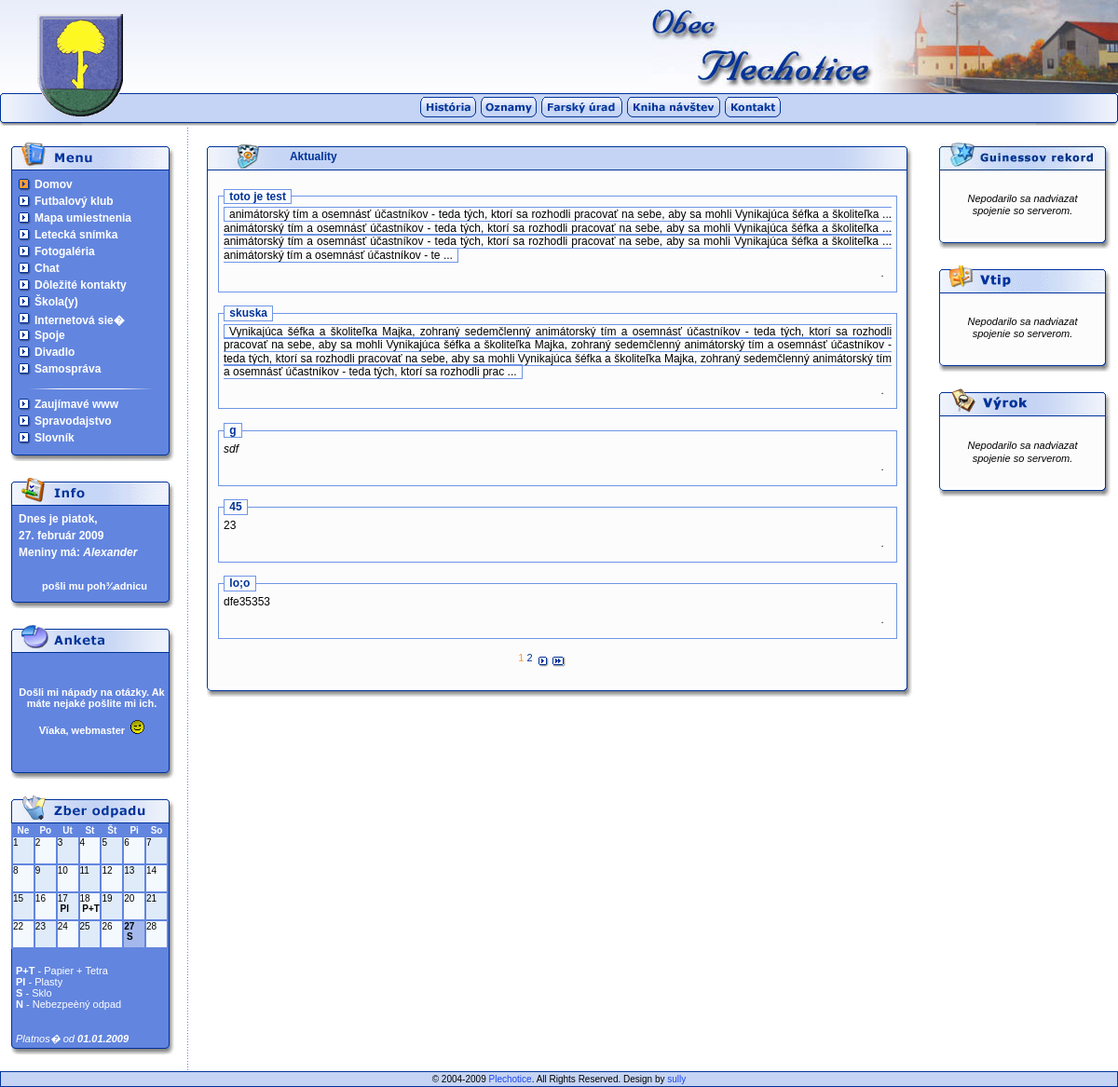
Before: / with the older database file.
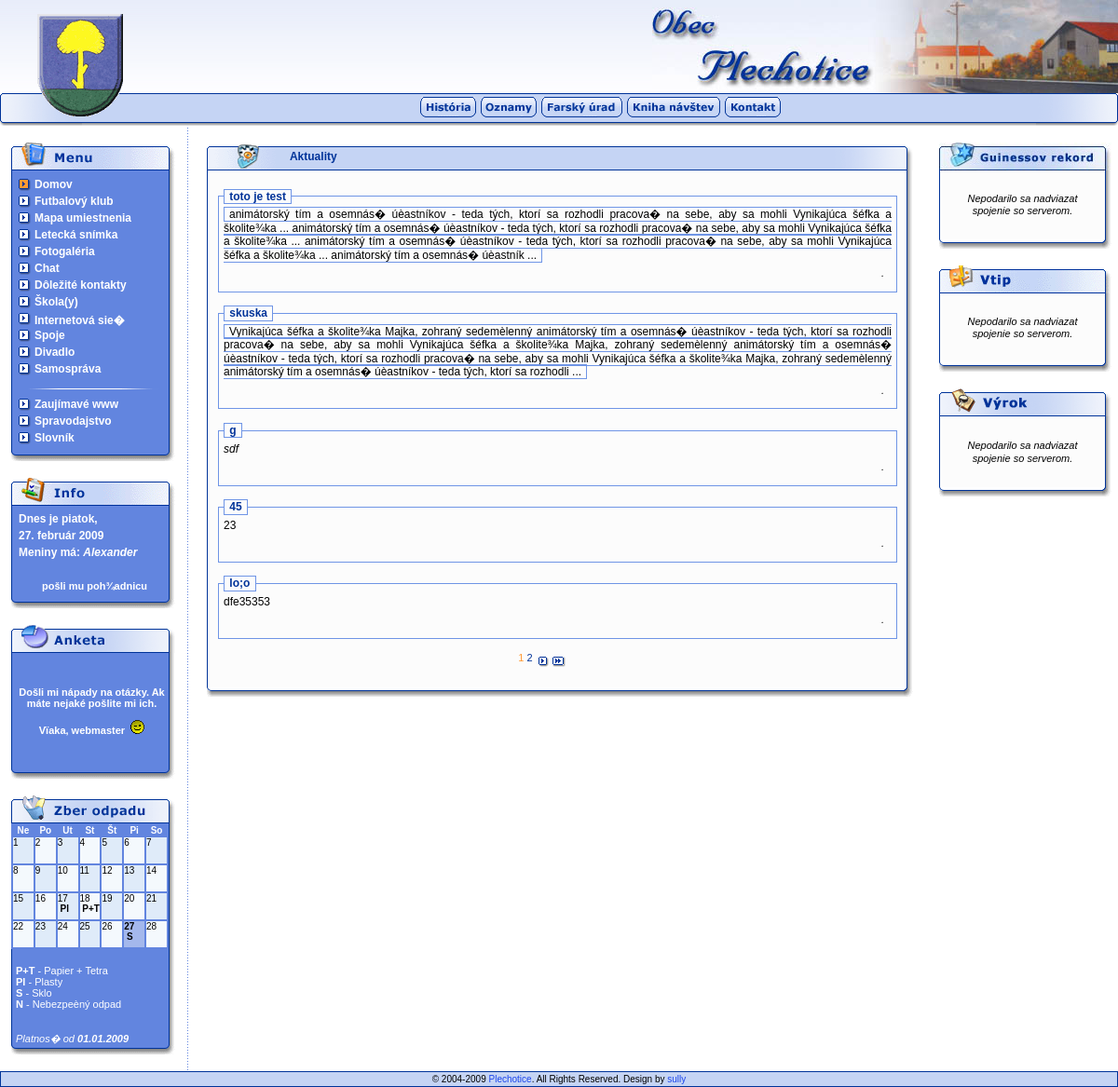
After: the same page with the newer database file.
### tables this page shows
CREATE TABLE aktuality (
  id tinyint(3) unsigned NOT NULL auto_increment,
  nazov text,
  pridany date default NULL,
  text text,
  PRIMARY KEY  (id),
  KEY id (id)
) TYPE=MyISAM;

### src/aktuality.php (the view, shortened to what this page needs)
<table cellpadding="0" cellspacing="0" border="0" width="95%" align="center">
	<tr>
		<td width="89" height="30" background="./imgs/main_lista_left.gif" align="center" valign="middle"><img src="./imgs/icon_aktuality.gif" width="23" height="26"></td>
		<td width="*" height="30" background="./imgs/main_lista_middle.gif" class="oznamNazov">Aktuality</td>
		<td width="84" height="30" background="./imgs/main_lista_right.gif" align="center" valign="middle">&nbsp;</td>
	</tr>
</table>
<?
if (!empty($record)){
	$stmt = "select * from aktuality where id=$record";
	if (@!($result = mysql_query($stmt, $link))){
		exit;
	}
	$row = mysql_fetch_object($result)
	?>
	<table cellpadding="0" cellspacing="0" border="0" width="95%" align="center">
	<tr>
		<td width="2" background="./imgs/main_body_left.gif"><img src="./imgs/blank.gif"></td>
		<td width="*" bgcolor="#fcfcfc" class="textmain">
			<div class="oznamNazov"><? echo $row->nazov; ?></div><br>&nbsp;&nbsp;&nbsp;&nbsp;<? echo $row->text; ?><br><br>
		</td>
		<td width="7" background="./imgs/main_body_right.gif"><img src="./imgs/blank.gif"></td>
	</tr>
</table>
<?
} else {
?>
<table cellpadding="0" cellspacing="0" border="0" width="95%" align="center">
	<tr>
		<td width="2" background="./imgs/main_body_left.gif"><img src="./imgs/blank.gif"></td>
		<td width="*" bgcolor="#fcfcfc" class="textmain"><br>
<?
$stmt = "select * from aktuality";
if (@!($result = mysql_query($stmt, $link))){
	exit;
}
$num_akt = mysql_num_rows($result);
if (empty($begin)) $begin = 0;
$pocetAkt = 5;
$stmt = "select * from aktuality order by id desc limit " . $begin . ", " . $pocetAkt . "";
if (@!($result = mysql_query($stmt, $link))){
	exit;
}
$pocet = mysql_num_rows($result);
if ($pocet != 0){
	while ($row = mysql_fetch_object($result)){
		printf("<fieldset lang=\"sk\" class=\"aktuality\">
							<legend class=\"legenda\">&nbsp;%s&nbsp;</legend>%s<br><div align=\"right\" class=\"textmain\" style=\"text-align:right;font-size:11px;line-height:14px;\"><i>%s</i></div>
						</fieldset><br>",	$row->nazov, otvor_aktualitu(nl2br($row->text),$row->id), modifyDate($row->pridany));
	}
}
if ($num_akt > $pocetAkt){
$pocetStran = ceil($num_akt/$pocetAkt);
$pomocneCiselko = ($pocetStran-1)*$pocetAkt;
$prem = ($begin/$pocetAkt)+1;
echo "
<table cellpadding=\"0\" cellspacing=\"0\" border=\"0\" width=\"95%\">
	<tr>
		<td align=\"center\">";
	echo "<span class=\"link\" style=\"font-size:11px\">&nbsp;";
		for ($i=1; $i<=$pocetStran; $i++){
			if ($prem == $i){
				echo "<font color=\"#FF9933\">$i</font>";
			}else {
				$xx = $i-1;
				echo "&nbsp;<a href=\"?menu=0&begin=" . ($xx*$pocetAkt) . "\" class=\"link\" style=\"font-size:11px\">" . $i . "&nbsp;</a>";
			}
		}
	echo "&nbsp;</span>";
		if ($begin != $pomocneCiselko){
	echo "<a href=\"?menu=0&begin=" . ($begin+$pocetAkt) . "\" title=\"O " . $pocetAkt . " prispevkov dozadu\"><img src=\"./imgs/arrows_ra.gif\" border=\"0\" style=\"vertical-align:middle;\"></a>
				<a href=\"?menu=0&begin=" . $pomocneCiselko . "\" title=\"Na koniec\"><img src=\"./imgs/arrowz_ra.gif\" border=\"0\" style=\"vertical-align:middle;\"></a>";
		}
	echo"
		</td>
	</tr>
</table>";
}
?>
			<br>
		</td>
		<td width="7" background="./imgs/main_body_right.gif"><img src="./imgs/blank.gif"></td>
	</tr>
</table>
<?
}
?>
<table cellpadding="0" cellspacing="0" border="0" width="95%" align="center">
	<tr>
		<td width="5" height="10" background="./imgs/main_bottom_left.gif"><img src="./imgs/blank.gif"></td>
		<td width="*" height="10" background="./imgs/main_bottom_middle.gif"><img src="./imgs/blank.gif"></td>
		<td width="10" height="10" background="./imgs/main_bottom_right.gif"><img src="./imgs/blank.gif"></td>
	</tr>
</table>

### common.php (shortened to what this page needs)
<?php
function modifyDate($date){
	$date =  "$datumik[3]. $month $datumik[1]";
	return $date;
}
function colorArrow($x){
	global $menu;
	if ($menu == $x) $arrow = "<img src=\"./imgs/arrow_menu_active.gif\">";
	else $arrow = "<img src=\"./imgs/arrow_menu.gif\">";
	return $arrow;
}
function datumik(){
	switch (date("w")) {
	  case 5: $den = "piatok,&nbsp;&nbsp;<br>"; break;
	}
	switch (date("F")) {
	  case "February": $month="február"; break;
	}
$datumik = $den . date("j. ") . $month . date(" Y") . "&nbsp;&nbsp;";
return $datumik;
}
function otvor_aktualitu($text,$id){
	global $menu;
	if (strlen($text) < 500) {
		$mz_text = substr($text,0,500);
		return $mz_text;
	}else {
		$mz_text = substr($text,0,500). " ... ";
	}
	$mz_text = "<a href=\"?menu=$menu&record=$id\" class=\"aktuality\">$mz_text</a>";
	return $mz_text;
}
?>

Changed rows visible on the page:
changed aktuality "toto je test": mz_text "animátorský tím a osemnásť účastníkov - teda tých, ktorí sa rozhodli pracovať na sebe, aby sa mohli Vynikajúca šéfka a školiteľka ... animátorský tím a osemnásť účastníkov - teda tých, ktorí sa rozhodli pracovať na sebe, aby sa mohli Vynikajúca šéfka a školiteľka ... animátorský tím a osemnásť účastníkov - teda tých, ktorí sa rozhodli pracovať na sebe, aby sa mohli Vynikajúca šéfka a školiteľka ... animátorský tím a osemnásť účastníkov - te ..." → "animátorský tím a osemnás� úèastníkov - teda tých, ktorí sa rozhodli pracova� na sebe, aby sa mohli Vynikajúca šéfka a školite¾ka ... animátorský tím a osemnás� úèastníkov - teda tých, ktorí sa rozhodli pracova� na sebe, aby sa mohli Vynikajúca šéfka a školite¾ka ... animátorský tím a osemnás� úèastníkov - teda tých, ktorí sa rozhodli pracova� na sebe, aby sa mohli Vynikajúca šéfka a školite¾ka ... animátorský tím a osemnás� úèastník ..."
changed aktuality "skuska": text "Vynikajúca šéfka a školiteľka Majka, zohraný sedemčlenný animátorský tím a osemnásť účastníkov - teda tých, ktorí sa rozhodli pracovať na sebe, aby sa mohli Vynikajúca šéfka a školiteľka Majka, zohraný sedemčlenný animátorský tím a osemnásť účastníkov - teda tých, ktorí sa rozhodli pracovať na sebe, aby sa mohli Vynikajúca šéfka a školiteľka Majka, zohraný sedemčlenný animátorský tím a osemnásť účastníkov - teda tých, ktorí sa rozhodli prac ..." → "Vynikajúca šéfka a školite¾ka Majka, zohraný sedemèlenný animátorský tím a osemnás� úèastníkov - teda tých, ktorí sa rozhodli pracova� na sebe, aby sa mohli Vynikajúca šéfka a školite¾ka Majka, zohraný sedemèlenný animátorský tím a osemnás� úèastníkov - teda tých, ktorí sa rozhodli pracova� na sebe, aby sa mohli Vynikajúca šéfka a školite¾ka Majka, zohraný sedemèlenný animátorský tím a osemnás� úèastníkov - teda tých, ktorí sa rozhodli ..."
